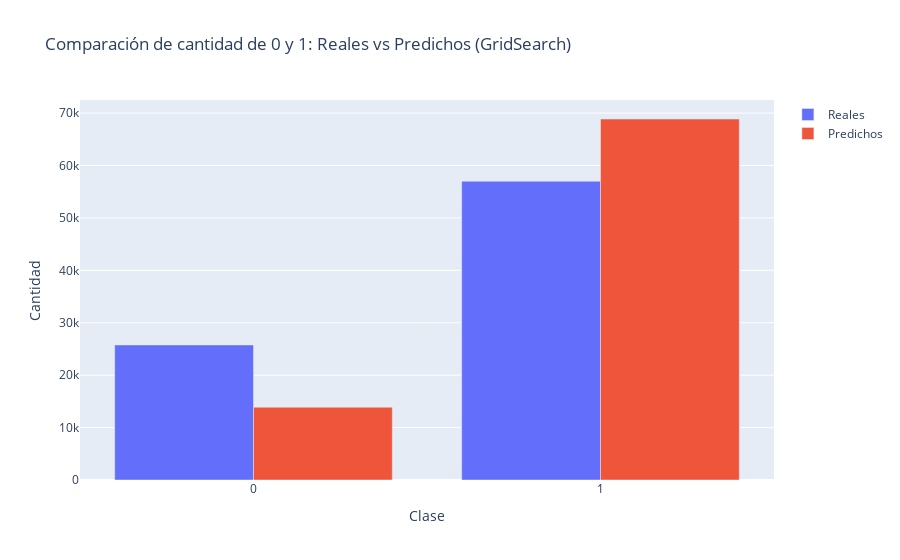

Source (notebook cell):
### Markdown cell above
De igual manera las gráfica para comparar los reales con los predichos

### Code cell
#Graficar la comparación de cantidades reales y predichas con GridSearch
real_counts = y_test.value_counts().sort_index()
pred_counts = pd.Series(y_pred).value_counts().sort_index()

fig = go.Figure(data=[
    go.Bar(name='Reales', x=['0', '1'], y=[real_counts.get(0, 0), real_counts.get(1, 0)]),
    go.Bar(name='Predichos', x=['0', '1'], y=[pred_counts.get(0, 0), pred_counts.get(1, 0)])
])

fig.update_layout(
    barmode='group',
    title='Comparación de cantidad de 0 y 1: Reales vs Predichos (GridSearch)',
    xaxis_title='Clase',
    yaxis_title='Cantidad'
)
fig.show()

### Figure 1 — Plotly figure (JSON) as saved in the notebook; plotly's stock layout.template omitted (floating-point values rounded to 4 significant figures)
{"data": [{"name": "Reales", "type": "bar", "x": ["0", "1"], "y": [25764, 56990]}, {"name": "Predichos", "type": "bar", "x": ["0", "1"], "y": [13888, 68866]}], "layout": {"barmode": "group", "title": {"text": "Comparación de cantidad de 0 y 1: Reales vs Predichos (GridSearch)"}, "xaxis": {"title": {"text": "Clase"}}, "yaxis": {"title": {"text": "Cantidad"}}}}
